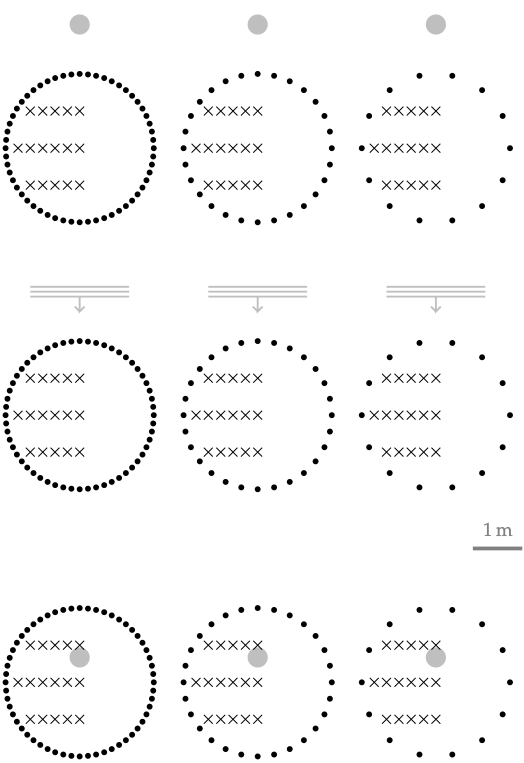

Write gnuplot code to recreate this figure.
#!/usr/bin/gnuplot
#
# Figure 5.2: Setup for Experiment 2. The position of the synthesized source is
# indicated by the grey point. The position of the listener by black crosses
# and secondary sources by black dots.
#
# AUTHOR:   Hagen Wierstorf
# SOFTWARE: gnuplot 5.0 patchlevel 3

reset
set macros
set loadpath '../../gnuplot' 'data'

load 'latex.cfg'
load 'localization.cfg'
load 'array.cfg'
load 'noborder.cfg'

set terminal epslatex size 5cm,7.5cm color colortext @footnotesize
set output 'fig5_02.tex'

set style line 1 lc rgb 'black' pt 2 ps 0.75 lw 1

unset key
set size ratio -1

set tmargin 0
set bmargin 0
set lmargin 0.5
set rmargin 0.5

unset tics
unset xlabel
unset ylabel

set xrange [-1.55:1.55]

# === start plotting =====================================================
set multiplot layout 3,3

# --- 1 ---
set yrange [-2.1:2.6]
# WFS point source, 56 secondary sources
plot 'array_nls56_circular.txt'         @array_active ps 0.5 w p,\
     'listener_positions.txt'           w p ls 1, \
     set_point_source(0,2.5)            @point_source 

# --- 2 ---
# WFS point source, 28 secondary sources
plot 'array_nls28_circular.txt'         @array_active ps 0.5 w p,\
     'listener_positions.txt'           w p ls 1, \
     set_point_source(0,2.5)            @point_source

# --- 3 ---
# WFS point source, 14 secondary sources
plot 'array_nls14_circular.txt'         @array_active ps 0.5 w p,\
     'listener_positions.txt'           w p ls 1, \
     set_point_source(0,2.5)            @point_source

# --- 4 ---
# WFS plane wave, 56 secondary sources
plot 'array_nls56_circular.txt'         @array_active ps 0.5 w p,\
     'listener_positions.txt'           w p ls 1, \
     set_plane_wave(0,2.5)              @plane_wave

# --- 5 ---
# WFS plane wave, 28 secondary sources
plot 'array_nls28_circular.txt'         @array_active ps 0.5 w p,\
     'listener_positions.txt'           w p ls 1, \
     set_plane_wave(0,2.5)              @plane_wave

# --- 6 ---
# WFS plane wave, 14 secondary sources
set arrow from 0.75,-2.7 to 1.75,-2.7 nohead front ls 101 lw 4
set label '\tiny $1$\,m' at 1.25,-2.3 center front tc ls 101
plot 'array_nls14_circular.txt'         @array_active ps 0.5 w p,\
     'listener_positions.txt'           w p ls 1, \
     set_plane_wave(0,2.5)              @plane_wave

# --- 7 ---
# WFS focused source, 56 secondary sources
unset arrow
unset label
plot 'array_nls56_circular.txt'         @array_active ps 0.5 w p,\
     set_focused_source(0,0.5)          @focused_source,\
     'listener_positions.txt'           w p ls 1

# --- 8 ---
# WFS focused source, 28 secondary sources
plot 'array_nls28_circular.txt'         @array_active ps 0.5 w p,\
     set_focused_source(0,0.5)          @focused_source,\
     'listener_positions.txt'           w p ls 1

# --- 9 ---
# WFS focused source, 14 secondary sources
plot 'array_nls14_circular.txt'         @array_active ps 0.5 w p,\
     set_focused_source(0,0.5)          @focused_source,\
     'listener_positions.txt'           w p ls 1

unset multiplot

call 'plot.plt' 'fig5_02'
